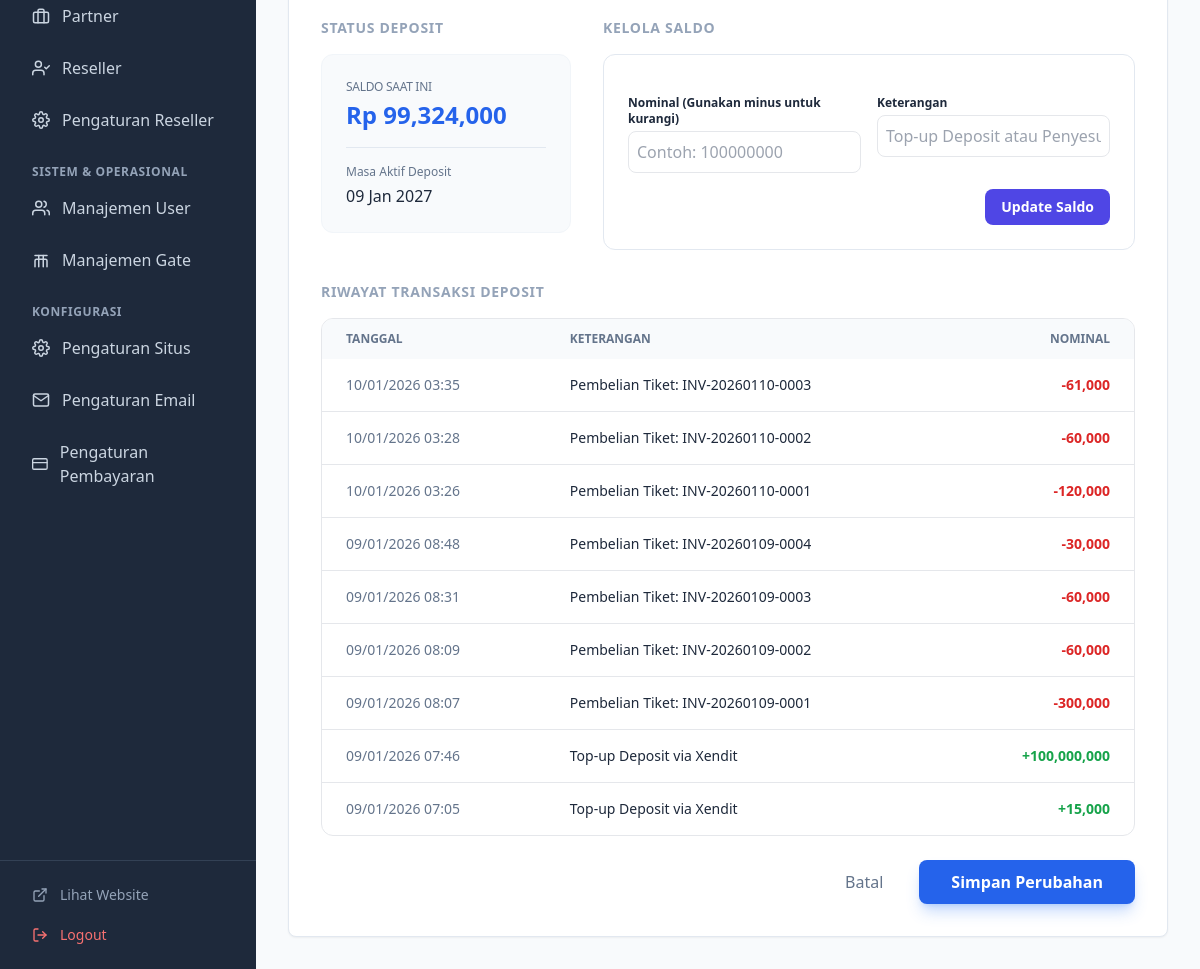
The page /dashboard/reseller/edit/3 (signed in, lower part) on the database as committed earlier.
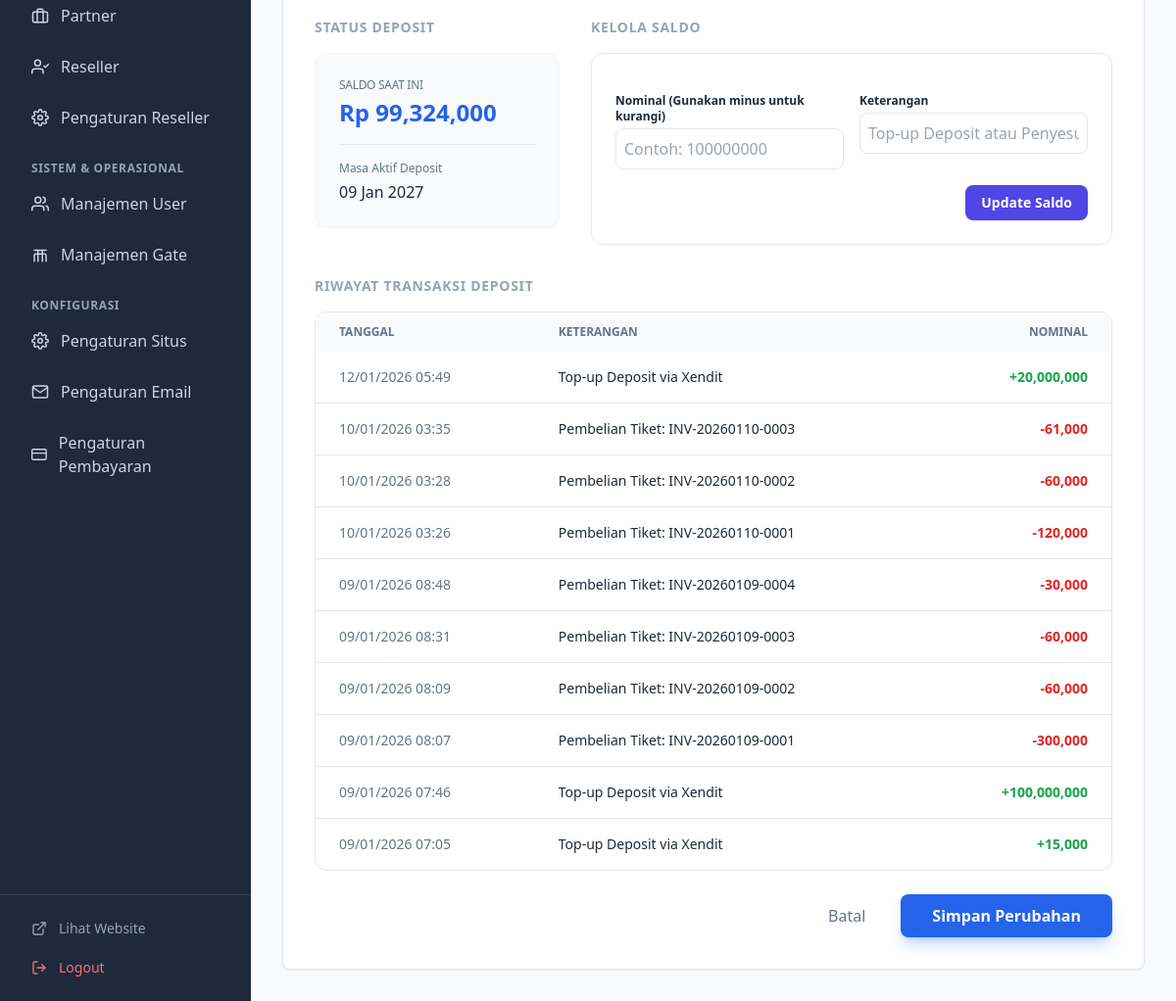
The same page on the database as committed later.
### app/models.py (models this page shows)
class User(db.Model):
    id = db.Column(db.Integer, primary_key=True)
    username = db.Column(db.String(50), unique=True, nullable=True)
    email = db.Column(db.String(100), unique=True, nullable=True)
    password = db.Column(db.String(200), nullable=False)
    name = db.Column(db.String(100))
    role = db.Column(db.String(20), default='admin')
    is_active = db.Column(db.Boolean, default=True)
    agency_name = db.Column(db.String(100))
    phone = db.Column(db.String(20))
    address = db.Column(db.Text)
    deposit_balance = db.Column(db.Integer, default=0)
    deposit_expires_at = db.Column(db.DateTime)

class DepositTransaction(db.Model):
    id = db.Column(db.Integer, primary_key=True)
    user_id = db.Column(db.Integer, db.ForeignKey('user.id'), nullable=False)
    amount = db.Column(db.Integer, nullable=False)  # Positive for top-up, negative for purchase
    transaction_type = db.Column(db.String(20), nullable=False)  # 'topup', 'purchase', 'adjustment'
    description = db.Column(db.String(200))
    external_id = db.Column(db.String(100), unique=True) # Unique ID for Xendit
    status = db.Column(db.String(20), default='completed') # 'pending', 'completed', 'failed', 'expired'
    xendit_invoice_id = db.Column(db.String(100))
    xendit_invoice_url = db.Column(db.String(255))
    created_at = db.Column(db.DateTime, default=datetime.utcnow)
    user = db.relationship('User', backref=db.backref('deposit_transactions', lazy=True))

### app/routes.py (the view, shortened to what this page needs)
@main.route('/dashboard/reseller/edit/<int:id>', methods=['GET', 'POST'])
def admin_edit_reseller(id):
    if not session.get('logged_in') or session.get('user_role') != 'admin': return redirect(url_for('main.login'))
    user = User.query.get_or_404(id)
    return render_template('admin/reseller_form.html', user=user, now=datetime.utcnow())

### app/templates/admin/reseller_form.html (shortened to what this page needs)
{% extends "admin_base.html" %}
{% block content %}
<div>
    <div
        class="bg-white dark:bg-slate-800 rounded-lg shadow-sm border border-slate-200 dark:border-slate-700 overflow-hidden p-8">
        {% if user %}
        <div class="pt-8">
            <div class="grid grid-cols-1 lg:grid-cols-3 gap-8">
                <div class="space-y-4">
                    <h2 class="text-sm font-bold uppercase tracking-wider text-slate-400">Status Deposit</h2>
                    <div
                        class="bg-slate-50 dark:bg-slate-900 rounded-xl p-6 border border-slate-100 dark:border-slate-700">
                        <div class="text-xs text-slate-500 mb-1 uppercase tracking-tight">Saldo Saat Ini</div>
                        <div class="text-2xl font-bold text-blue-600">Rp {{ "{:,}".format(user.deposit_balance or 0)
                            }}</div>
                        <div class="mt-4 pt-4 border-t border-slate-200 dark:border-slate-800">
                            <div class="text-xs text-slate-500 mb-1">Masa Aktif Deposit</div>
                            <div
                                class="font-medium {% if user.deposit_expires_at and user.deposit_expires_at < now %}text-red-600{% endif %}">
                                {{ user.deposit_expires_at.strftime('%d %b %Y') if user.deposit_expires_at else
                                'Belum diatur' }}
                            </div>
                        </div>
                    </div>
                </div>
                <div class="space-y-4 lg:col-span-2">
                    <h2 class="text-sm font-bold uppercase tracking-wider text-slate-400">Kelola Saldo</h2>
                    <div
                        class="bg-white dark:bg-slate-900 border border-slate-200 dark:border-slate-700 rounded-xl p-6">
                        <form action="{{ url_for('main.admin_reseller_deposit', id=user.id) }}" method="POST"
                            class="space-y-4">
                            <div class="grid grid-cols-1 md:grid-cols-2 gap-4">
                                <div>
                                    <label class="block text-xs font-bold mb-1">Nominal (Gunakan minus untuk
                                        kurangi)</label>
                                    <input type="number" name="amount" placeholder="Contoh: 100000000"
                                        class="w-full p-2 border rounded-lg bg-transparent focus:ring-2 focus:ring-blue-500 outline-none dark:border-slate-600">
                                </div>
                                <div>
                                    <label class="block text-xs font-bold mb-1">Keterangan</label>
                                    <input type="text" name="description" placeholder="Top-up Deposit atau Penyesuaian"
                                        class="w-full p-2 border rounded-lg bg-transparent focus:ring-2 focus:ring-blue-500 outline-none dark:border-slate-600">
                                </div>
                            </div>
                            <div class="flex justify-end">
                                <button type="submit"
                                    formaction="{{ url_for('main.admin_reseller_deposit', id=user.id) }}"
                                    class="text-sm px-4 py-2 bg-indigo-600 text-white rounded-lg hover:bg-indigo-700 transition-colors font-bold">
                                    Update Saldo
                                </button>
                            </div>
                        </form>
                    </div>
                </div>
            </div>
            <div class="mt-8">
                <h2 class="text-sm font-bold uppercase tracking-wider text-slate-400 mb-4">Riwayat Transaksi Deposit
                </h2>
                <div class="overflow-x-auto border rounded-xl dark:border-slate-700">
                    <table class="w-full text-sm text-left">
                        <thead class="bg-slate-50 dark:bg-slate-900 text-slate-500 uppercase text-xs">
                            <tr>
                                <th class="px-6 py-3 font-bold">Tanggal</th>
                                <th class="px-6 py-3 font-bold">Keterangan</th>
                                <th class="px-6 py-3 font-bold text-right">Nominal</th>
                            </tr>
                        </thead>
                        <tbody class="divide-y dark:divide-slate-700">
                            {% for tx in user.deposit_transactions|sort(attribute='created_at', reverse=True) %}
                            <tr class="hover:bg-slate-50 dark:hover:bg-slate-800/50 transition-colors">
                                <td class="px-6 py-4 whitespace-nowrap text-slate-500">{{
                                    tx.created_at.strftime('%d/%m/%Y %H:%M') }}</td>
                                <td class="px-6 py-4 font-medium">{{ tx.description }}</td>
                                <td
                                    class="px-6 py-4 text-right font-bold {% if tx.amount > 0 %}text-green-600{% else %}text-red-600{% endif %}">
                                    {{ '+' if tx.amount > 0 }}{{ "{:,}".format(tx.amount) }}
                                </td>
                            </tr>
                            {% else %}
                            <tr>
                                <td colspan="3" class="px-6 py-8 text-center text-slate-400 italic">Belum ada
                                    riwayat transaksi.</td>
                            </tr>
                            {% endfor %}
                        </tbody>
                    </table>
                </div>
            </div>
        </div>
        {% endif %}
        <div class="pt-6 flex justify-end gap-3">
            <a href="{{ url_for('main.admin_resellers') }}"
                class="px-6 py-2.5 rounded-lg text-slate-500 hover:bg-slate-100 dark:hover:bg-slate-700 transition-colors font-medium">Batal</a>
            <button type="submit" form="profileForm"
                class="px-8 py-2.5 rounded-lg bg-blue-600 text-white hover:bg-blue-700 transition-colors font-bold shadow-lg shadow-blue-500/30">
                {{ 'Simpan Perubahan' if user else 'Tambah Reseller' }}
            </button>
        </div>
    </div>
</div>
{% endblock %}

### app/templates/admin_base.html (shortened to what this page needs)
<!doctype html>
<html lang="id">
<head>
    <script src="https://cdn.tailwindcss.com"></script>
    <link rel="stylesheet" href="https://cdn.jsdelivr.net/npm/flatpickr/dist/flatpickr.min.css">
    <link rel="stylesheet" href="{{ url_for('static', filename='css/style.css') }}">
</head>
<body class="bg-slate-100 dark:bg-slate-900 text-slate-800 dark:text-slate-100 flex h-screen overflow-hidden">
    <aside class="w-64 bg-slate-800 text-white flex-shrink-0 flex flex-col transition-all duration-300" id="sidebar">
        <nav class="flex-1 overflow-y-auto sidebar-scroll p-4 space-y-1">
            <a href="{{ url_for('main.admin_partners') }}"
                class="flex items-center gap-3 px-4 py-3 rounded-lg hover:bg-slate-700 transition-colors {% if 'partners' in request.endpoint %}bg-slate-700 text-white{% else %}text-slate-300{% endif %}">
                <svg xmlns="http://www.w3.org/2000/svg" width="18" height="18" viewBox="0 0 24 24" fill="none"
                    stroke="currentColor" stroke-width="2" stroke-linecap="round" stroke-linejoin="round">
                    <rect x="2" y="7" width="20" height="14" rx="2" ry="2"></rect>
                    <path d="M16 21V5a2 2 0 0 0-2-2h-4a2 2 0 0 0-2 2v16"></path>
                </svg>
                Partner
            </a>
            <a href="{{ url_for('main.admin_resellers') }}"
                class="flex items-center gap-3 px-4 py-3 rounded-lg hover:bg-slate-700 transition-colors {% if request.endpoint == 'main.admin_resellers' %}bg-slate-700 text-white{% else %}text-slate-300{% endif %}">
                Reseller
            </a>
            <a href="{{ url_for('main.admin_reseller_settings') }}"
                class="flex items-center gap-3 px-4 py-3 rounded-lg hover:bg-slate-700 transition-colors {% if request.endpoint == 'main.admin_reseller_settings' %}bg-slate-700 text-white{% else %}text-slate-300{% endif %}">
                Pengaturan Reseller
            </a>
            <p class="px-4 pt-4 text-xs font-semibold text-slate-400 uppercase tracking-wider mb-2 mt-6">Sistem & Operasional</p>
            <a href="{{ url_for('main.admin_users') }}"
                class="flex items-center gap-3 px-4 py-3 rounded-lg hover:bg-slate-700 transition-colors {% if request.endpoint == 'main.admin_users' and not request.args.get('role') %}bg-slate-700 text-white{% else %}text-slate-300{% endif %}">
                Manajemen User
            </a>
            <a href="{{ url_for('main.admin_gates') }}"
                class="flex items-center gap-3 px-4 py-3 rounded-lg hover:bg-slate-700 transition-colors {% if 'gates' in request.endpoint %}bg-slate-700 text-white{% else %}text-slate-300{% endif %}">
                Manajemen Gate
            </a>
            <p class="px-4 pt-4 text-xs font-semibold text-slate-400 uppercase tracking-wider mb-2 mt-6">Konfigurasi</p>
            <a href="{{ url_for('main.admin_settings') }}"
                class="flex items-center gap-3 px-4 py-3 rounded-lg hover:bg-slate-700 transition-colors {% if 'settings' in request.endpoint and 'email' not in request.endpoint and 'reseller' not in request.endpoint %}bg-slate-700 text-white{% else %}text-slate-300{% endif %}">
                Pengaturan Situs
            </a>
            <a href="{{ url_for('main.admin_email_settings') }}"
                class="flex items-center gap-3 px-4 py-3 rounded-lg hover:bg-slate-700 transition-colors {% if 'email' in request.endpoint %}bg-slate-700 text-white{% else %}text-slate-300{% endif %}">
                Pengaturan Email
            </a>
            <a href="{{ url_for('main.admin_payments') }}"
                class="flex items-center gap-3 px-4 py-3 rounded-lg hover:bg-slate-700 transition-colors {% if 'payments' in request.endpoint %}bg-slate-700 text-white{% else %}text-slate-300{% endif %}">
                <svg xmlns="http://www.w3.org/2000/svg" width="18" height="18" viewBox="0 0 24 24" fill="none"
                    stroke="currentColor" stroke-width="2" stroke-linecap="round" stroke-linejoin="round">
                    <rect x="1" y="4" width="22" height="16" rx="2" ry="2"></rect>
                    <line x1="1" y1="10" x2="23" y2="10"></line>
                </svg>
                Pengaturan Pembayaran
            </a>
        </nav>
        <div class="p-4 border-t border-slate-700">
            <a href="{{ url_for('main.index') }}" target="_blank"
                class="flex items-center gap-3 px-4 py-2 text-slate-400 hover:text-white transition-colors text-sm">
                Lihat Website
            </a>
            <a href="{{ url_for('main.logout') }}"
                class="flex items-center gap-3 px-4 py-2 text-red-400 hover:text-red-300 transition-colors text-sm mt-1">
                Logout
            </a>
        </div>
    </aside>
    <main class="flex-1 flex flex-col h-screen overflow-hidden bg-slate-50 dark:bg-slate-900 relative">
        <div class="flex-1 overflow-y-auto p-4 md:p-8">
            {% block content %}{% endblock %}
        </div>
    </main>
</body>
</html>

### app/static/css/style.css (style rules this page uses)
:root { color-scheme: light dark; }

Rows that differ between the two databases and show on the page:
added DepositTransaction: created_at "12/01/2026 05:49", description "Top-up Deposit via Xendit", amount "+", amount "20,000,000"
